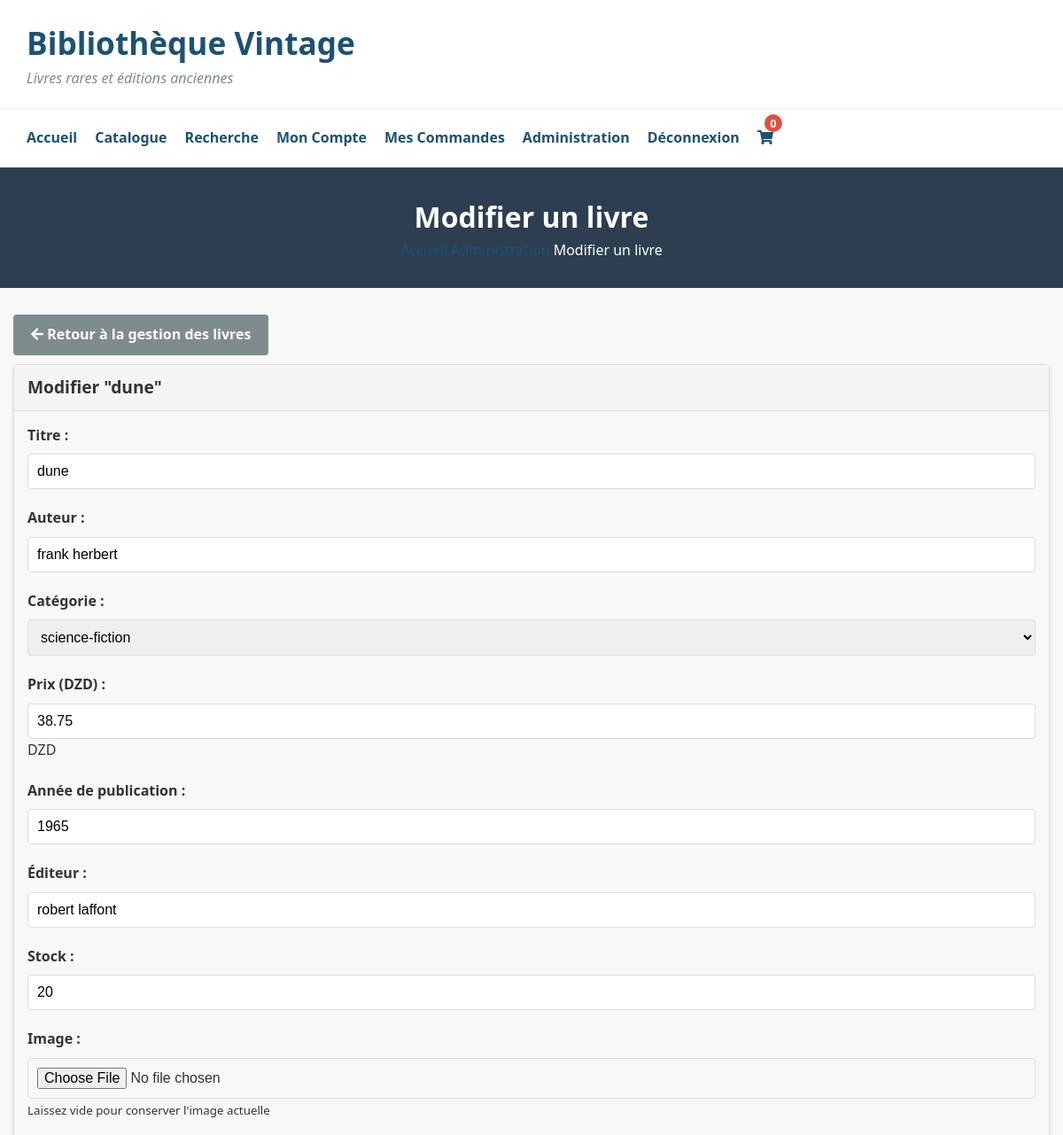
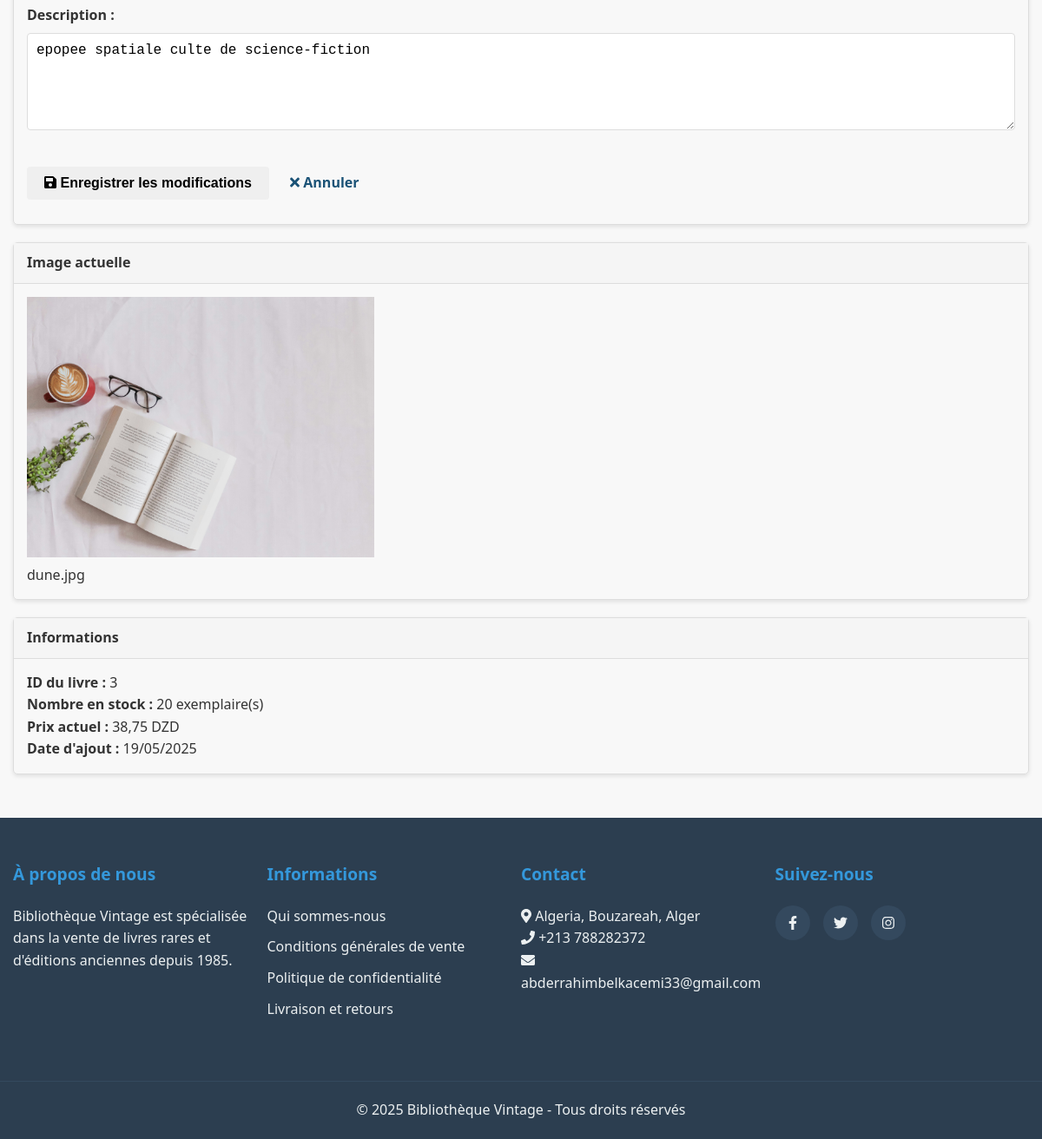
Page /modifier_livre.php?id=3 (signed in) on the committed database (2 pictures, top to bottom).
### tables this page shows
create table livres (
    id_livre int auto_increment primary key,
    titre varchar(200) not null,
    auteur varchar(100) not null,
    id_categorie int,
    description text,
    prix decimal(10, 2) not null,
    annee_publication int,
    editeur varchar(100),
    stock int not null default 0,
    image varchar(255),
    date_ajout datetime default current_timestamp,
    foreign key (id_categorie) references categories(id_categorie)
);

create table categories (
    id_categorie int auto_increment primary key,
    nom varchar(100) not null,
    description text
);

### functions.php (called while the page is built, shortened)
<?php
function getLivreParId($id_livre)
{
    $conn = connectDB();
    $query = "SELECT l.*, c.nom as categorie_nom FROM Livres l
              LEFT JOIN Categories c ON l.id_categorie = c.id_categorie
              WHERE l.id_livre = ?";
    $stmt = $conn->prepare($query);
    $stmt->bind_param("i", $id_livre);
    $stmt->execute();
    $result = $stmt->get_result();
    $livre = $result->fetch_assoc();
    return $livre;
}
function getToutesCategories()
{
    $conn = connectDB();
    $query = "SELECT * FROM Categories ORDER BY nom";
    $result = $conn->query($query);
    $categories = [];
    while ($row = $result->fetch_assoc()) {
        $categories[] = $row;
    }
    return $categories;
}

### modifier_livre.php (the view, shortened to what this page needs)
<?php
require_once 'functions.php';
if (isset($_GET['id']) && is_numeric($_GET['id'])) {
    $id_livre = intval($_GET['id']);
    $livre = getLivreParId($id_livre);
} else {
    header('Location: admin.php');
    exit;
}
$categories = getToutesCategories();
include 'header.php';
?>
<section class="page-header bg-light py-4">
    <div class="container">
        <h2 class="mb-0">Modifier un livre</h2>
        <nav class="breadcrumb bg-transparent p-0 mb-0">
            <a class="breadcrumb-item" href="index.php">Accueil</a>
            <a class="breadcrumb-item" href="admin.php">Administration</a>
            <span class="breadcrumb-item active">Modifier un livre</span>
        </nav>
    </div>
</section>
<section class="modifier-livre py-5">
    <div class="container">
        <div class="row mb-4">
            <div class="col-12">
                <a href="admin.php#gerer-livres" class="btn btn-secondary">
                    <i class="fas fa-arrow-left mr-2"></i> Retour à la gestion des livres
                </a>
            </div>
        </div>
        <div class="row">
            <div class="col-lg-8">
                <div class="card shadow-sm">
                    <div class="card-header bg-primary text-white">
                        <h3 class="card-title mb-0">Modifier "<?php echo htmlspecialchars($livre['titre']); ?>"</h3>
                    </div>
                    <div class="card-body">
                        <form method="post" action="modifier_livre.php?id=<?php echo $id_livre; ?>" enctype="multipart/form-data">
                            <div class="row">
                                <div class="col-md-6">
                                    <div class="form-group">
                                        <label for="titre"><strong>Titre :</strong></label>
                                        <input type="text" id="titre" name="titre" class="form-control" value="<?php echo htmlspecialchars($livre['titre']); ?>" required>
                                    </div>
                                </div>
                                <div class="col-md-6">
                                    <div class="form-group">
                                        <label for="auteur"><strong>Auteur :</strong></label>
                                        <input type="text" id="auteur" name="auteur" class="form-control" value="<?php echo htmlspecialchars($livre['auteur']); ?>" required>
                                    </div>
                                </div>
                            </div>
                            <div class="row">
                                <div class="col-md-6">
                                    <div class="form-group">
                                        <label for="categorie"><strong>Catégorie :</strong></label>
                                        <select id="categorie" name="categorie" class="form-control" required>
                                            <?php foreach ($categories as $categorie): ?>
                                                <option value="<?php echo $categorie['id_categorie']; ?>" <?php echo ($categorie['id_categorie'] == $livre['id_categorie']) ? 'selected' : ''; ?>>
                                                    <?php echo htmlspecialchars($categorie['nom']); ?>
                                                </option>
                                            <?php endforeach; ?>
                                        </select>
                                    </div>
                                </div>
                                <div class="col-md-6">
                                    <div class="form-group">
                                        <label for="prix"><strong>Prix (DZD) :</strong></label>
                                        <div class="input-group">
                                            <input type="number" id="prix" name="prix" class="form-control" step="0.01" min="0" value="<?php echo $livre['prix']; ?>" required>
                                            <div class="input-group-append">
                                                <span class="input-group-text">DZD</span>
                                            </div>
                                        </div>
                                    </div>
                                </div>
                            </div>
                            <div class="row">
                                <div class="col-md-6">
                                    <div class="form-group">
                                        <label for="annee"><strong>Année de publication :</strong></label>
                                        <input type="number" id="annee" name="annee" class="form-control" min="1400" max="<?php echo date('Y'); ?>" value="<?php echo isset($livre['annee_publication']) ? $livre['annee_publication'] : ''; ?>">
                                    </div>
                                </div>
                                <div class="col-md-6">
                                    <div class="form-group">
                                        <label for="editeur"><strong>Éditeur :</strong></label>
                                        <input type="text" id="editeur" name="editeur" class="form-control" value="<?php echo htmlspecialchars($livre['editeur']); ?>">
                                    </div>
                                </div>
                            </div>
                            <div class="row">
                                <div class="col-md-6">
                                    <div class="form-group">
                                        <label for="stock"><strong>Stock :</strong></label>
                                        <input type="number" id="stock" name="stock" class="form-control" min="0" value="<?php echo $livre['stock']; ?>" required>
                                    </div>
                                </div>
                                <div class="col-md-6">
                                    <div class="form-group">
                                        <label for="image"><strong>Image :</strong></label>
                                        <input type="file" id="image" name="image" class="form-control-file" accept="image/*">
                                        <small class="form-text text-muted">Laissez vide pour conserver l'image actuelle</small>
                                    </div>
                                </div>
                            </div>
                            <div class="form-group">
                                <label for="description"><strong>Description :</strong></label>
                                <textarea id="description" name="description" class="form-control" rows="5"><?php echo htmlspecialchars($livre['description']); ?></textarea>
                            </div>
                            <div class="form-actions text-center mt-4">
                                <button type="submit" class="btn btn-success btn-lg px-5">
                                    <i class="fas fa-save mr-2"></i> Enregistrer les modifications
                                </button>
                                <a href="admin.php#gerer-livres" class="btn btn-outline-secondary btn-lg ml-2">
                                    <i class="fas fa-times mr-2"></i> Annuler
                                </a>
                            </div>
                        </form>
                    </div>
                </div>
            </div>
            <div class="col-lg-4">
                <div class="card shadow-sm">
                    <div class="card-header bg-secondary text-white">
                        <h4 class="card-title mb-0">Image actuelle</h4>
                    </div>
                    <div class="card-body text-center">
                        <?php if (!empty($livre['image']) && file_exists('images/' . $livre['image'])): ?>
                            <img src="images/<?php echo $livre['image']; ?>" alt="<?php echo htmlspecialchars($livre['titre']); ?>" class="img-fluid mb-3" style="max-height: 300px;">
                            <p class="mb-0 text-muted"><?php echo $livre['image']; ?></p>
                        <?php else: ?>
                            <img src="images/default.jpg" alt="Image par défaut" class="img-fluid mb-3" style="max-height: 300px;">
                            <p class="mb-0 text-muted">Image par défaut</p>
                        <?php endif; ?>
                    </div>
                </div>
                <div class="card shadow-sm mt-4">
                    <div class="card-header bg-info text-white">
                        <h4 class="card-title mb-0">Informations</h4>
                    </div>
                    <div class="card-body">
                        <p><strong>ID du livre :</strong> <?php echo $livre['id_livre']; ?></p>
                        <p><strong>Nombre en stock :</strong> <?php echo $livre['stock']; ?> exemplaire(s)</p>
                        <p><strong>Prix actuel :</strong> <?php echo number_format($livre['prix'], 2, ',', ' '); ?> DZD</p>
                        <?php if (isset($livre['date_ajout']) && !empty($livre['date_ajout'])): ?>
                            <p><strong>Date d'ajout :</strong> <?php echo date('d/m/Y', strtotime($livre['date_ajout'])); ?></p>
                        <?php endif; ?>
                    </div>
                </div>
            </div>
        </div>
    </div>
</section>
<?php include 'footer.php'; ?>

### css/style.css (style rules this page uses)
* { margin: 0; padding: 0; box-sizing: border-box; }
body { font-family: "Segoe UI", Tahoma, Geneva, Verdana, sans-serif; line-height: 1.6; color: #333; background-color: #f8f8f8; }
a { text-decoration: none; color: #1a5276; transition: color 0.3s ease; }
img { max-width: 100%; height: auto; }
.container { width: 100%; max-width: 1200px; margin: 0 auto; padding: 0 15px; }
.btn { display: inline-block; padding: 10px 20px; border-radius: 4px; cursor: pointer; transition: all 0.3s ease; font-weight: 600; text-align: center; border: none; font-size: 1rem; }
.btn-secondary { background-color: #7f8c8d; color: #fff; }
.form-group { margin-bottom: 20px; }
.form-group label { display: block; margin-bottom: 8px; font-weight: 600; }
.form-group input, .form-group select, .form-group textarea { width: 100%; padding: 10px; border: 1px solid #ddd; border-radius: 4px; font-size: 1rem; }
.form-group textarea { resize: vertical; min-height: 100px; }
.form-actions { margin-top: 30px; }
.page-header { background-color: #2c3e50; color: white; padding: 30px 0; text-align: center; margin-bottom: 30px; }
.page-header h2 { font-size: 2rem; }
.card { border: 1px solid #ddd; border-radius: 5px; margin-bottom: 20px; box-shadow: 0 2px 5px rgba(0, 0, 0, 0.1); }
.card-header { background-color: #f5f5f5; padding: 10px 15px; border-bottom: 1px solid #ddd; }
.card-header h3 { margin: 0; font-size: 1.2em; }
.card-body { padding: 15px; }
.btn { margin-bottom: 10px; }

### rows in the picture
livres: titre "dune", auteur "frank herbert", categorie "science-fiction", prix "38.75", annee "1965", editeur "robert laffont", stock "20", description "epopee spatiale culte de science-fiction", image+titre (picture), image "dune.jpg", id_livre "3", prix "38,75", date_ajout "19/05/2025"

### other values in the picture
$nbArticles "0"
